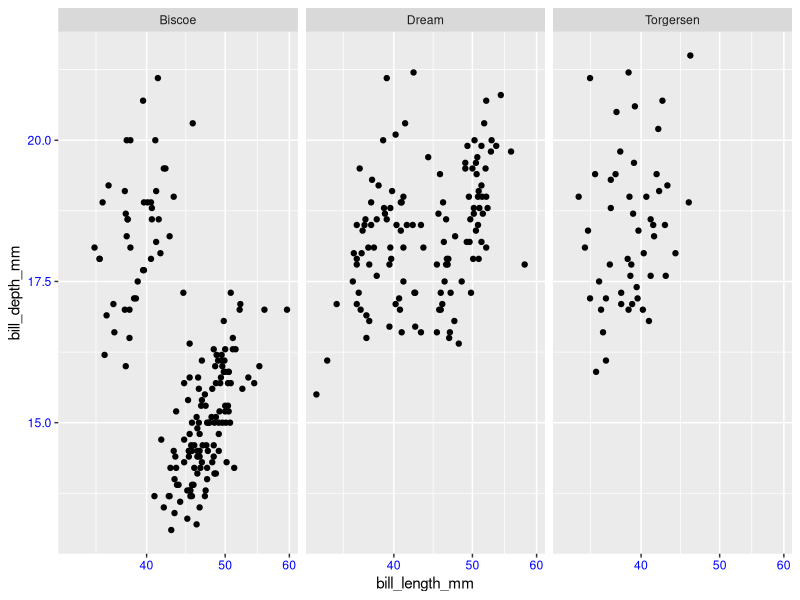
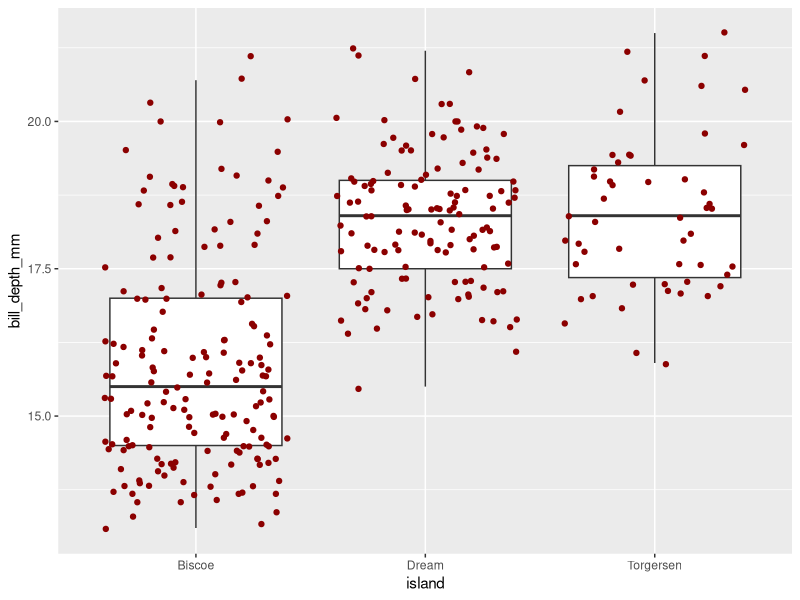
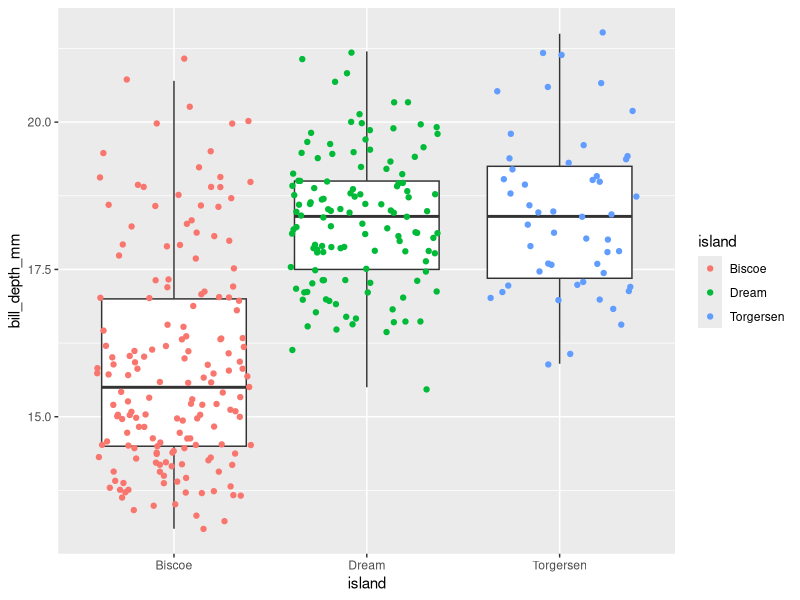
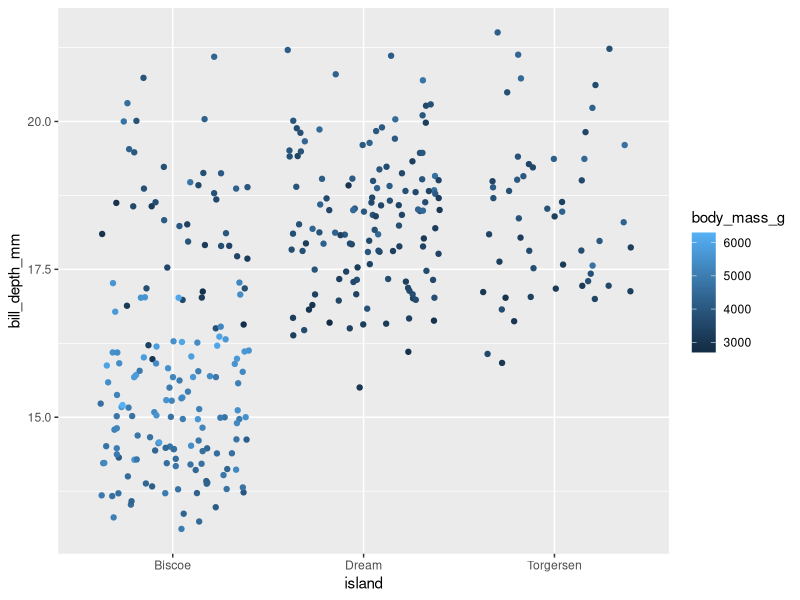
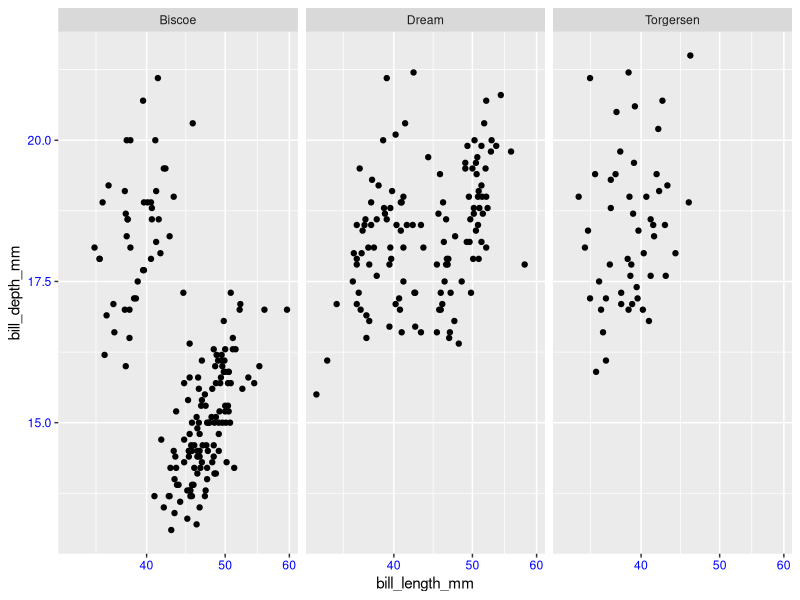
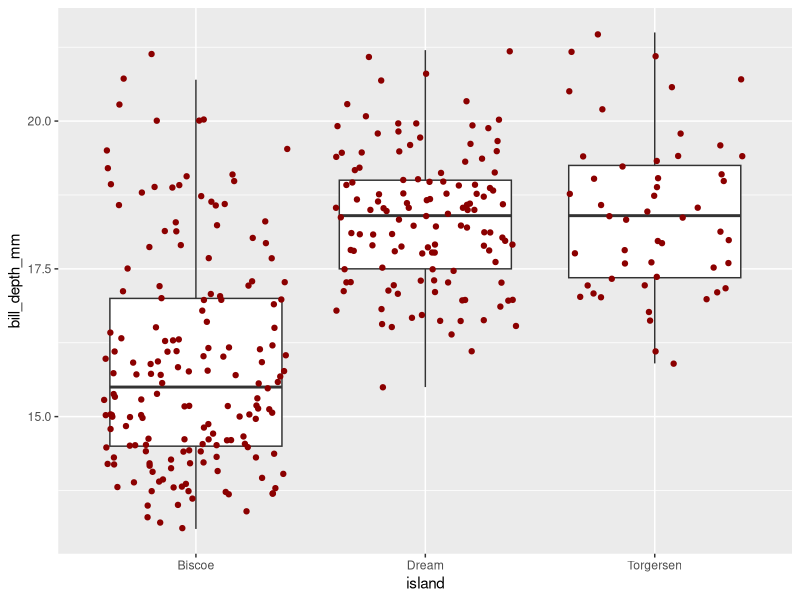
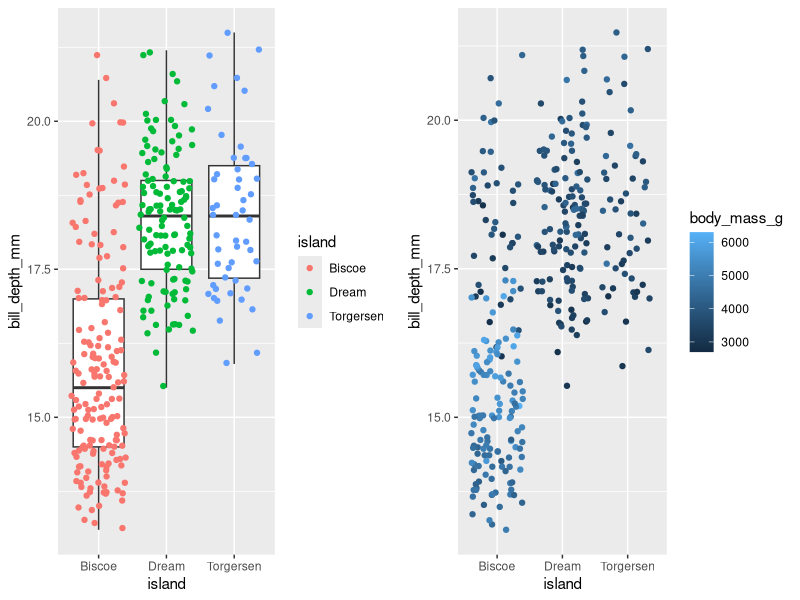

The R source for these figures, in order:
library(tidyverse)
library(palmerpenguins)

p <- penguins %>% ggplot() + # Otra forma de introducir los datos
  geom_point(aes(x = bill_length_mm, y = bill_depth_mm)) + # Capa del objeto geométrico, indicando la capa estética
  scale_x_continuous(trans = "log10") + # capa escala para modificar la escala del eje x
  theme(axis.text = element_text(color = "blue")) + # capa estilo para modificar el color del texto de los ejes
  facet_wrap(~island) # capa multipanel

p

ggsave(file = "../assets/002_001_scatterplot.png",p,width = 4, height = 4, units = "in", dpi = 100)


p <- penguins %>% ggplot() + 
  geom_boxplot(aes(x = island, y = bill_depth_mm), outlier.shape = NA) + # usamos geom_boxplot para visualizar el boxplot
  geom_jitter(aes(x = island, y = bill_depth_mm), color = "darkred") # A continuación se introducen los puntos coloreados de rojo (el orden es importante)

p
ggsave(file = "../assets/002_002_boxpoints.png",p,width = 4, height = 4, units = "in", dpi = 100)

p <- penguins %>% ggplot() + 
  geom_boxplot(aes(x = island, y = bill_depth_mm), outlier.shape = NA) +
  geom_jitter(aes(x = island, y = bill_depth_mm, color = island)) # introducimos color en la función aes() y la asignamos a variable categórica

p

p1 <- penguins %>% ggplot() + 
  geom_jitter(aes(x = island, y = bill_depth_mm, color = body_mass_g)) # introducimos color en la función aes() y la asignamos a variable numérica

p1


library(cowplot)

p <- plot_grid(p,p1, nrow = 1)

ggsave(file = "../assets/002_003_multi.png",p,width = 8, height = 4, units = "in", dpi = 100)
